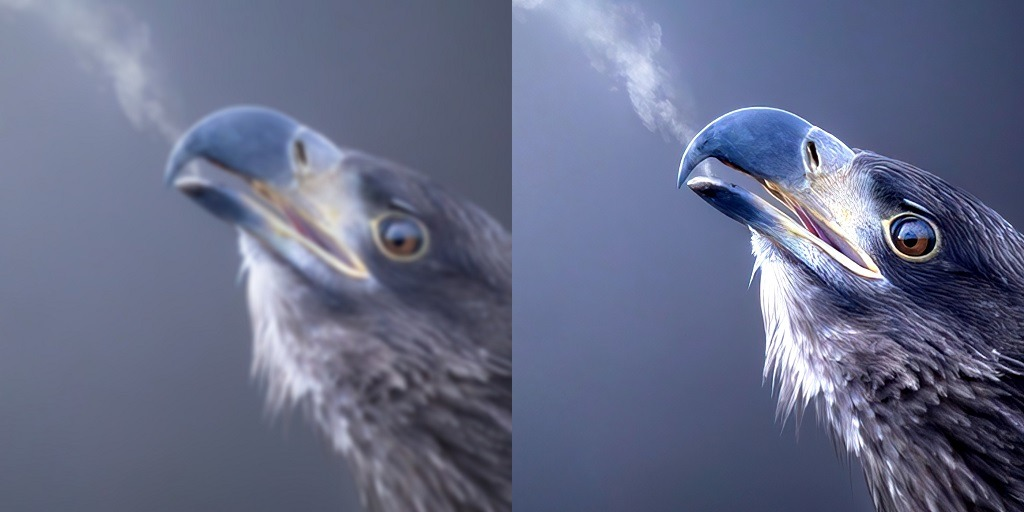
#> input picture 4-1/CSE 4106 (Digital Image Processing)/CT/Sample_Image.jpg, 1024 x 512 px, found by its file name
$ python Smoothing_and_Sharpening.py
#> lines starting #> are read from the running program, lines starting #| are printed output that depends on the picture
import cv2
import imutils
import copy

image = cv2.imread('D:/Study Materials/Study/Lab/RUET-Lab-Works/4-1/CSE 4106 (Digital Image Processing)/CT/Sample_Image.jpg',0)
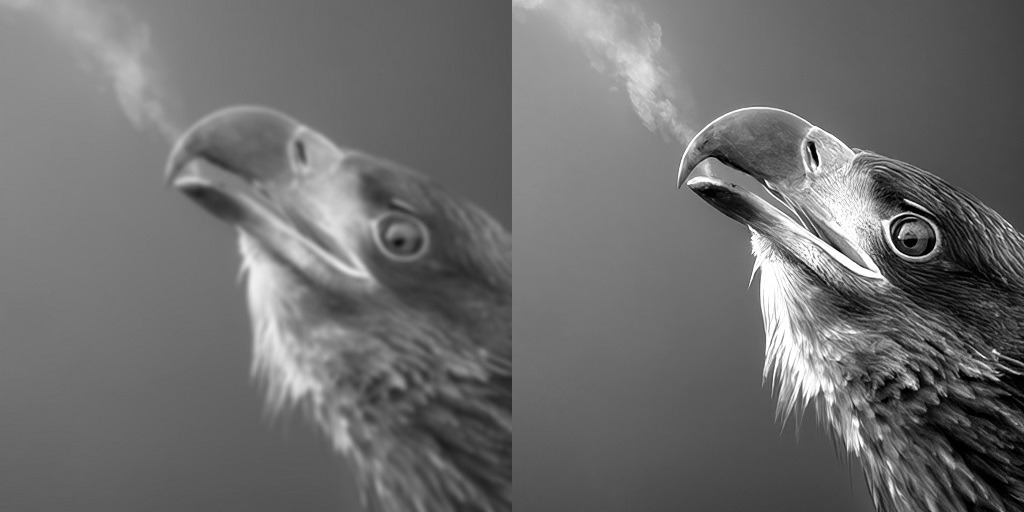
#> image: shape (512, 1024); min 0, max 255, mean 109.7
cv2.imshow('Original Image', imutils.resize(image, 512))
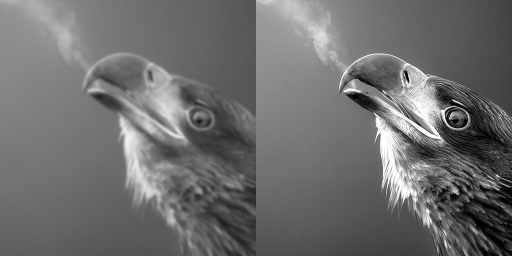
#> window 'Original Image': shape (256, 512); min 0, max 255, mean 109.8

#Smoothing Filter
#Here the mean filter was manually implemented on the sample image

avg_image = copy.deepcopy(image)
for i in range(1, image.shape[0]-1):
    for j in range(1, image.shape[1]-1):
        sum_image = sum([image[l, k] for l in range(i-1, i+2) for k in range(j-1, j+2)])
        avg_image [i, j] = int(sum_image/9)

cv2.imshow('Average Image (Smoothing Image)', imutils.resize(avg_image , 512))


#Sharpening Filter
#Here the Laplacian Filter was manually implemented on the sample image

lapla_img = copy.deepcopy(image)
for i in range(1, image.shape[0]-1):
    for j in range(1, image.shape[1]-1):
        tmp = image[i-1, j-1] + image[i-1, j] + image[i-1, j+1] + image[i, j-1] + \
                image[i, j+1] + image[i+1, j-1] + image[i+1, j] + image[i+1, j+1] - 8*image[i, j]
        lapla_img[i, j] = image[i, j] - tmp
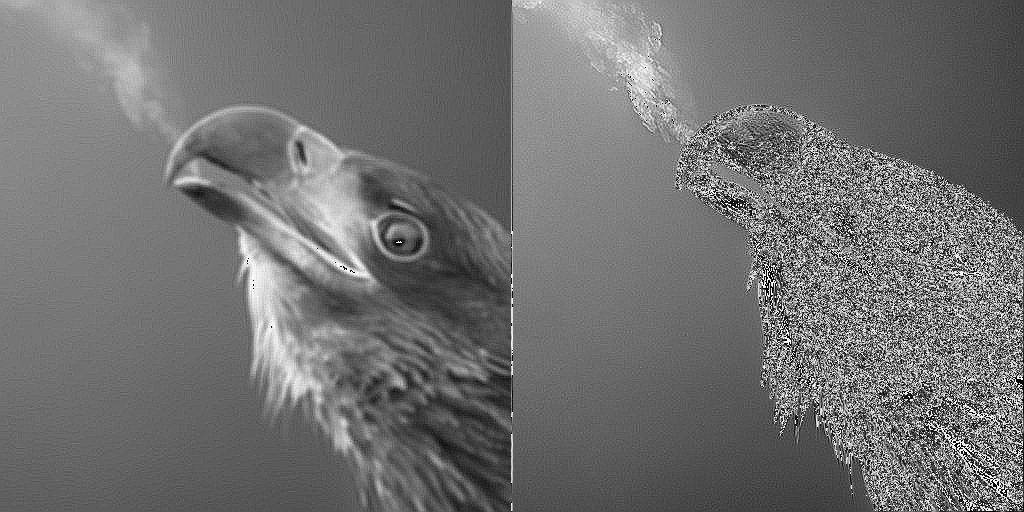
#> lapla_img: shape (512, 1024); min 0, max 255, mean 113.3

cv2.imshow('Laplacian Image (Sharpening Image)', imutils.resize(lapla_img, 512))
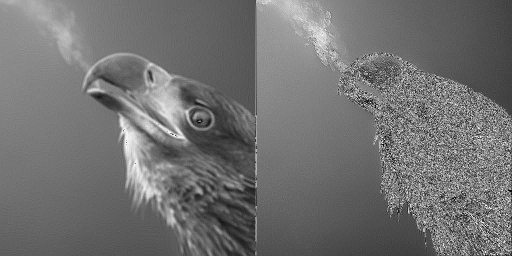
#> window 'Laplacian Image (Sharpening Im': shape (256, 512); min 1, max 251, mean 113.4

cv2.waitKey(0)
cv2.destroyAllWindows()
